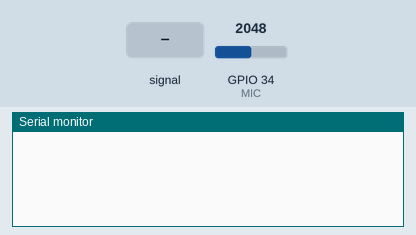
Simulated run of this sketch. Board: ESP32. On the bench: the last lines printed to the serial monitor. Inputs (shaded band) come from the test bench; at power-on: GPIO 34 (MIC) = 2048.

Above: at 2.3 s.
2.4 s: GPIO 34 (MIC) fed a 200 Hz sine of ±327 counts around its level
At 3.6 s:
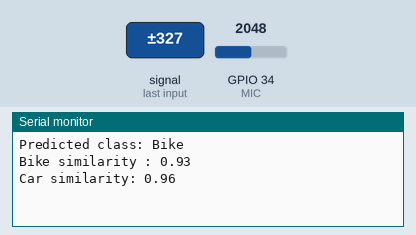
3.9 s: GPIO 34 (MIC) fed a 1000 Hz sine of ±1023 counts around its level
At 4.9 s:
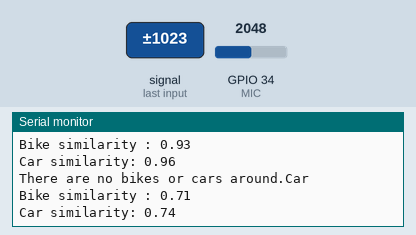
6.9 s: GPIO 34 (MIC) fed a 50 Hz sine of ±1228 counts around its level
At 9.6 s:
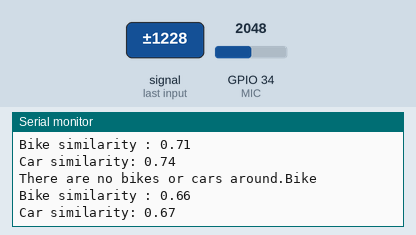
9.9 s: GPIO 34 (MIC) set to 2866
At 11.3 s:
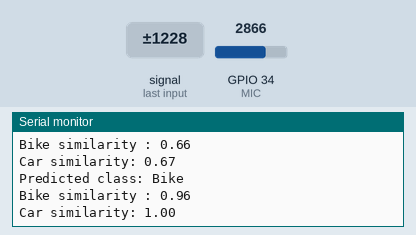
11.4 s: GPIO 34 (MIC) fed a 1000 Hz sine of ±1023 counts around its level
At 13.4 s:
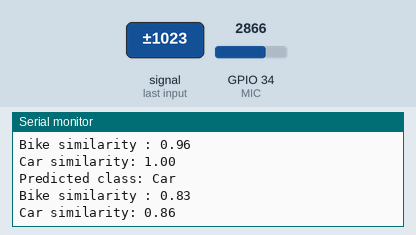
Timing chart, 0 to 14.9 s (numbered marks = the images above; inputs shaded):
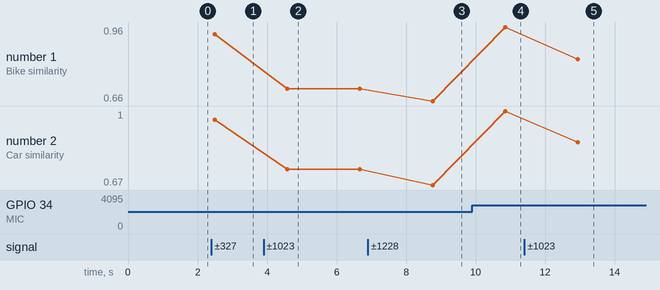

The sketch:

class_esp.ino
```cpp
#include "arduinoFFT.h"
#include "model.h"
#include <math.h>

#define MIC 34
#define SOUND_THRESHOLD 20
#define NUM_SAMPLES 512
#define SAMPLING_FREQUENCY 44100

float backgroundSound = 0;

double vReal[NUM_SAMPLES];
double vImag[NUM_SAMPLES];
float vRealHALF[NUM_SAMPLES/2];  // classification vector

unsigned int sampling_period;
unsigned long microseconds;

arduinoFFT fft;

// type of classifier we use
Eloquent::ML::Port::SVM classifier;

float mean_bike[256] = {39535.86, 443.87, 362.06, 337.35, 1451.15, 1746.1, 538.6, 271.91, 273.12, 290.0, 260.77, 613.8, 757.64, 727.21, 2186.32, 7762.83, 5575.11, 1003.52, 587.18, 547.08, 523.26, 421.51, 452.09, 566.5, 540.16, 340.7, 284.36, 351.12, 369.51, 347.93, 292.18, 253.67, 246.21, 275.24, 673.74, 512.04, 227.17, 273.68, 321.88, 260.52, 233.64, 306.87, 303.48, 188.46, 92.54, 218.96, 182.64, 150.45, 99.21, 73.86, 93.6, 90.53, 75.06, 64.55, 80.47, 61.21, 120.86, 101.32, 89.19, 62.61, 69.37, 96.72, 76.38, 89.78, 68.53, 64.23, 315.55, 568.61, 249.14, 64.4, 78.16, 93.57, 66.97, 36.49, 49.4, 57.44, 59.4, 51.05, 71.94, 151.13, 179.19, 90.3, 86.85, 60.9, 159.08, 199.77, 336.46, 154.8, 56.62, 53.63, 61.8, 46.58, 55.85, 47.63, 34.15, 43.59, 57.4, 70.44, 40.37, 37.47, 41.76, 43.24, 42.19, 32.72, 34.66, 44.2, 55.15, 48.89, 71.3, 34.85, 38.91, 50.49, 91.38, 138.65, 86.57, 67.48, 42.16, 65.98, 261.1, 284.01, 79.06, 45.01, 65.39, 76.97, 34.13, 39.82, 37.33, 50.54, 50.96, 82.39, 65.44, 50.94, 41.77, 79.75, 81.54, 58.64, 49.75, 190.54, 231.37, 82.1, 82.38, 63.23, 47.59, 51.54, 65.48, 46.27, 67.74, 95.85, 147.87, 98.95, 63.44, 104.68, 136.81, 124.09, 114.37, 122.24, 159.61, 139.65, 183.02, 293.71, 268.45, 187.34, 275.25, 801.84, 2468.47, 2733.4, 707.01, 326.41, 246.66, 857.32, 1934.08, 1377.83, 352.62, 214.46, 193.47, 176.93, 161.64, 132.69, 88.41, 86.03, 123.64, 119.69, 89.35, 102.96, 99.47, 138.49, 113.01, 95.49, 103.7, 155.98, 111.6, 99.39, 98.91, 104.89, 137.11, 208.6, 310.57, 648.64, 1195.37, 496.89, 151.37, 116.95, 101.12, 78.85, 56.24, 73.81, 70.74, 74.25, 98.24, 107.06, 48.62, 95.35, 93.46, 61.06, 101.77, 129.21, 179.18, 144.1, 96.97, 62.38, 51.32, 135.44, 190.67, 86.72, 69.52, 76.27, 77.05, 68.71, 76.92, 79.2, 59.72, 64.42, 89.9, 88.96, 85.01, 78.94, 116.43, 131.54, 48.81, 53.65, 105.32, 172.85, 128.95, 92.39, 64.37, 81.65, 76.39, 68.42, 45.15, 59.72, 50.84, 48.51, 43.74, 52.2, 74.54, 75.07};
float mean_car[256] = {39337.83, 107.14, 84.26, 85.23, 46.28, 43.18, 34.3, 22.47, 28.89, 26.36, 34.71, 31.85, 27.91, 19.23, 21.3, 25.2, 23.11, 29.1, 73.36, 148.28, 70.0, 67.09, 126.42, 214.33, 147.35, 165.86, 512.87, 284.43, 43.04, 156.46, 242.4, 64.59, 54.52, 36.28, 23.07, 24.79, 33.93, 43.04, 57.32, 201.22, 217.19, 154.69, 311.65, 1357.96, 1025.54, 83.86, 34.84, 32.28, 27.8, 111.35, 140.19, 37.31, 56.81, 224.8, 150.36, 32.03, 65.64, 107.39, 53.08, 29.59, 30.37, 25.7, 24.44, 44.33, 60.66, 373.76, 357.48, 56.77, 75.32, 25.35, 25.12, 23.09, 18.65, 28.27, 31.01, 30.52, 26.18, 42.0, 28.08, 131.71, 697.02, 597.5, 70.55, 45.75, 27.0, 34.1, 38.87, 246.65, 314.51, 79.18, 51.85, 27.87, 62.77, 69.57, 23.36, 27.01, 26.76, 29.85, 43.81, 25.93, 17.73, 19.38, 25.47, 59.54, 114.59, 76.5, 81.33, 731.74, 815.59, 453.83, 802.07, 246.84, 140.44, 82.19, 49.64, 42.12, 19.82, 20.09, 23.93, 20.91, 15.89, 15.93, 16.49, 20.07, 34.44, 43.2, 28.31, 36.84, 28.71, 33.02, 41.94, 170.55, 388.91, 161.27, 130.53, 168.5, 54.44, 114.8, 41.64, 26.52, 25.23, 20.52, 25.16, 21.07, 25.66, 19.98, 35.17, 24.89, 27.66, 47.7, 34.93, 47.19, 86.62, 111.62, 329.97, 203.86, 443.19, 351.99, 152.95, 93.95, 29.71, 42.02, 46.94, 23.42, 40.02, 25.88, 20.64, 31.36, 46.68, 42.55, 26.37, 33.3, 35.46, 61.61, 91.73, 148.72, 549.49, 374.29, 551.14, 604.17, 144.05, 162.32, 86.87, 153.99, 132.47, 589.82, 459.81, 67.71, 67.67, 82.32, 48.54, 81.68, 49.14, 38.32, 39.88, 45.19, 56.01, 36.97, 126.23, 129.12, 141.27, 180.42, 96.8, 192.81, 86.17, 62.62, 99.27, 86.64, 143.11, 75.16, 58.83, 53.96, 152.62, 133.48, 81.4, 121.14, 169.08, 95.09, 101.34, 67.18, 198.69, 240.11, 281.52, 507.95, 196.5, 185.69, 117.51, 48.52, 41.22, 48.65, 63.4, 56.66, 44.56, 57.08, 63.1, 92.69, 72.61, 96.79, 99.22, 523.53, 621.57, 205.82, 629.71, 1005.23, 315.56, 400.91, 265.88, 90.03, 79.87, 94.44, 134.64, 67.97, 147.4, 124.02, 67.35, 50.07};

void setup() {
    Serial.begin(57600);
    pinMode(MIC, INPUT);
    sampling_period = round(1000000 * (1.0 / SAMPLING_FREQUENCY));
    calibrate();
}

void loop() {
    if (!soundDetected()) {
        delay(10);
        return;
    }

    captureWord();
    classify();
    delay(2000);
}

int16_t readMic() {
    // this translated the analog value to a proper interval
    return  (analogRead(MIC) - NUM_SAMPLES) >> 2;
}

void calibrate() {
    for (int i = 0; i < 10000; i++)
        backgroundSound += readMic();

    backgroundSound /= 10000;
}

bool soundDetected() {
    return abs(readMic() - backgroundSound) >= SOUND_THRESHOLD;
}

void captureWord() {
    for (uint16_t i = 0; i < NUM_SAMPLES; i++) {
        microseconds = micros();    //Overflows after around 70 minutes!

        vReal[i] = readMic();
        vImag[i] = 0;

        while (micros() < (microseconds + sampling_period)) {
        }
    }

    fft.Windowing(vReal, NUM_SAMPLES, FFT_WIN_TYP_HAMMING, FFT_FORWARD);
    fft.Compute(vReal, vImag, NUM_SAMPLES, FFT_FORWARD);
    fft.ComplexToMagnitude(vReal, vImag, NUM_SAMPLES);

    for (int i = 1; i <= NUM_SAMPLES / 2; i++) //except for the half and the first element
    {
        //Convert feature vectors to float values, since the classification model takes float as an argument
        vRealHALF[i - 1] = static_cast<float>(vReal[i]);
    }
}

void classify() {


    float similarity_bike = cosineSimilarity(vRealHALF, mean_bike);
    float similarity_car = cosineSimilarity(vRealHALF, mean_car);

    if((similarity_bike > 0.8) || (similarity_car > 0.80)){
      Serial.print("Predicted class: ");
      Serial.println(classifier.predictLabel(vRealHALF));
      Serial.print("Bike similarity : ");
      Serial.println(similarity_bike);
      Serial.print("Car similarity: ");
      Serial.println(similarity_car);
      Serial1.println("============================================= ");
    }

    else{
      Serial.print("There are no bikes or cars around.");
      Serial.println(classifier.predictLabel(vRealHALF));
      Serial.print("Bike similarity : ");
      Serial.println(similarity_bike);
      Serial.print("Car similarity: ");
      Serial.println(similarity_car);
      Serial1.println("============================================= ");
    }
}

float dotProduct(float v1[], float v2[]) {
  float sum = 0;
  for (int i = 0; i < NUM_SAMPLES / 2; i++) {
    sum += v1[i] * v2[i];
  }
  return sum;
}

float magnitude(float v[]) {
  float sum = 0;
  for (int i = 0; i < NUM_SAMPLES / 2; i++) {
    sum += v[i] * v[i];
  }
  return sqrt(sum);
}

float cosineSimilarity(float v1[], float v2[]) {
  return dotProduct(v1, v2) / (magnitude(v1) * magnitude(v2));
}
```

Source omitted: model.h (36016 bytes)

Measured:
- after the input at 2.4 s, the serial monitor: prints a new line after 0.09 s (image 1)
- after the input at 3.9 s, the serial monitor: prints a new line after 0.68 s (image 2)
- after the input at 6.9 s, the serial monitor: prints a new line after 1.9 s (image 3)
- after the input at 9.9 s, the serial monitor: prints a new line after 0.95 s (image 4)
- after the input at 11.4 s, the serial monitor: prints a new line after 1.5 s (image 5)
- plotted number 1: 0.93 → 0.71 after the input at 3.9 s, 0.71 → 0.66 after the input at 6.9 s, 0.66 → 0.96 after the input at 9.9 s, 0.96 → 0.83 after the input at 11.4 s
- plotted number 2: 0.96 → 0.74 after the input at 3.9 s, 0.74 → 0.67 after the input at 6.9 s, 0.67 → 1 after the input at 9.9 s, 1 → 0.86 after the input at 11.4 s
